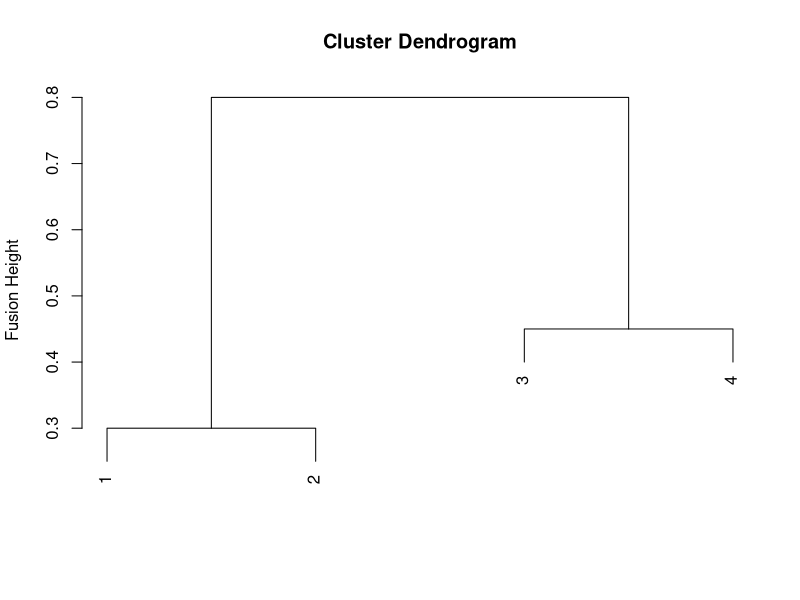
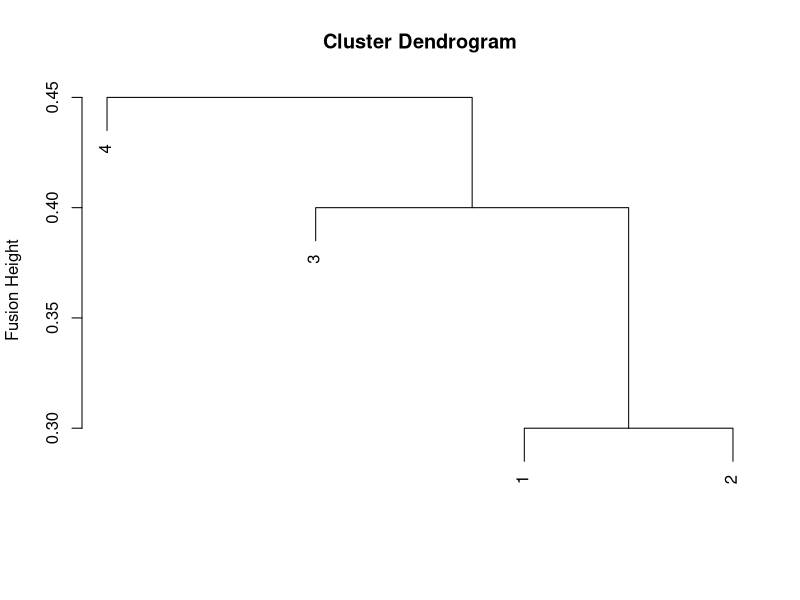
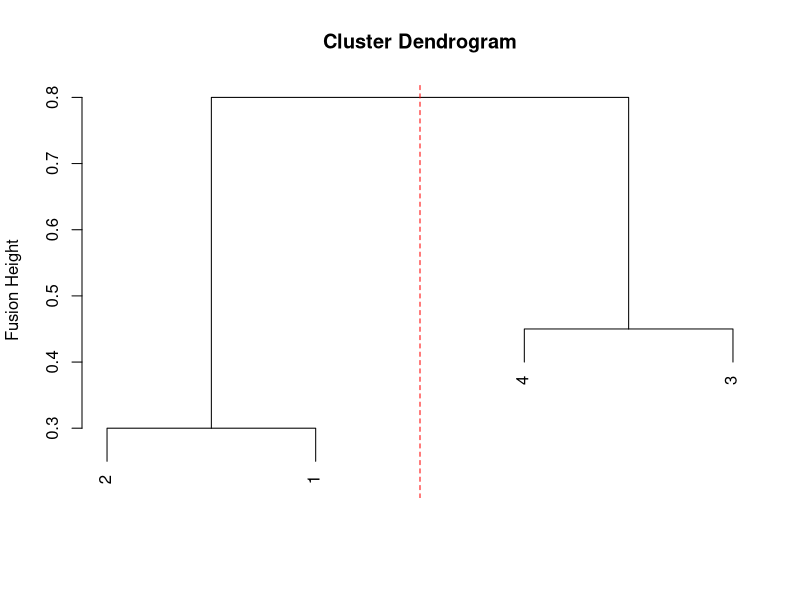
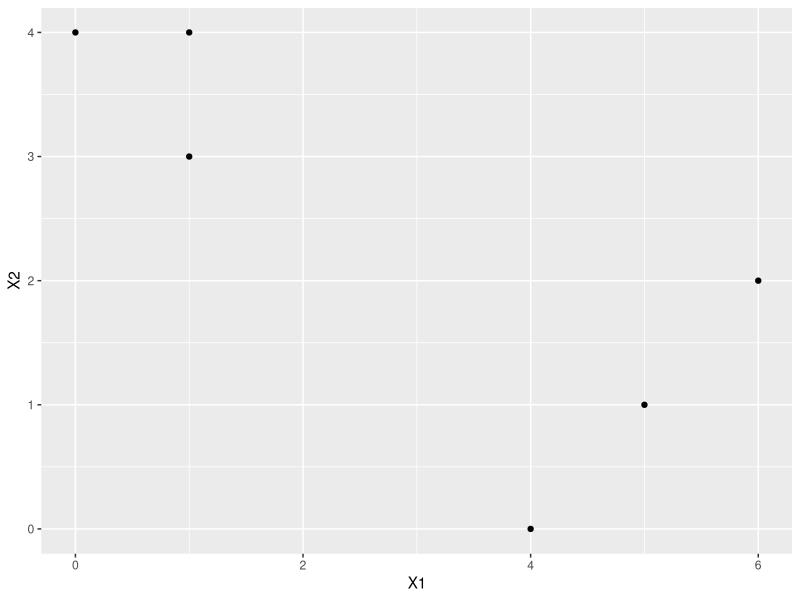
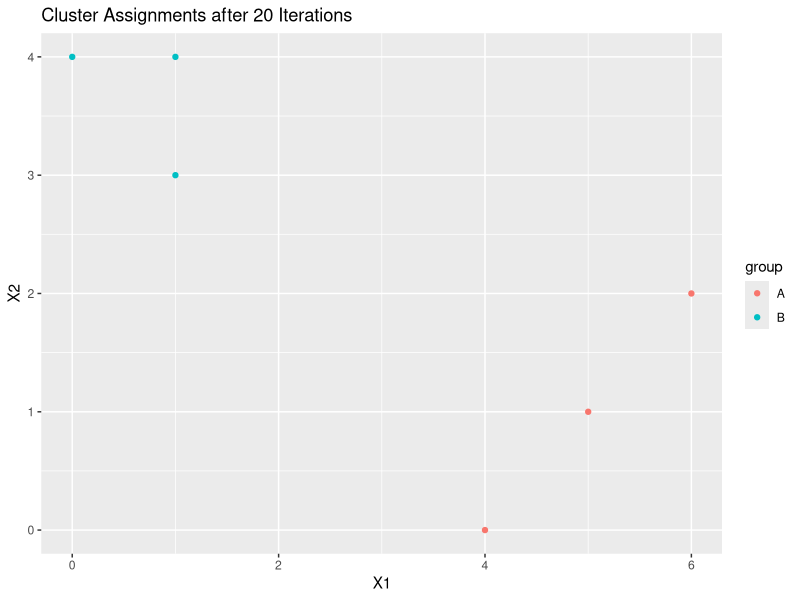
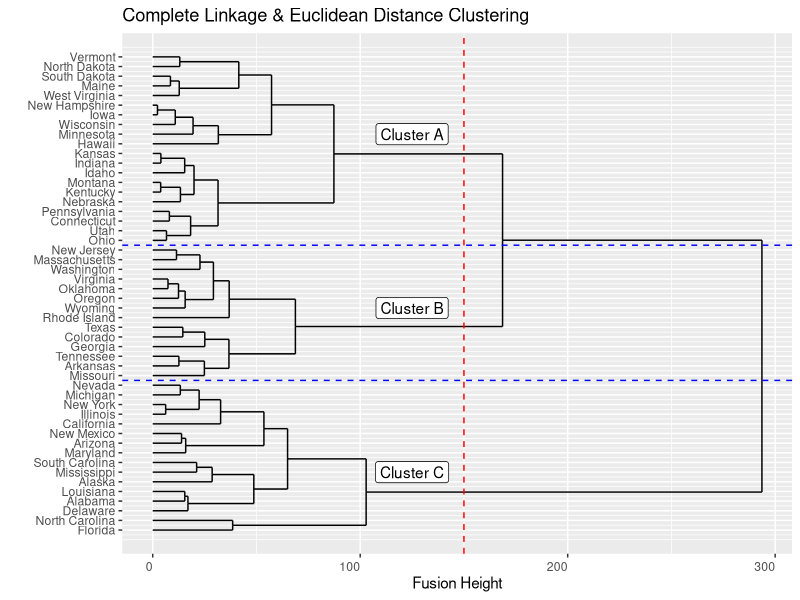
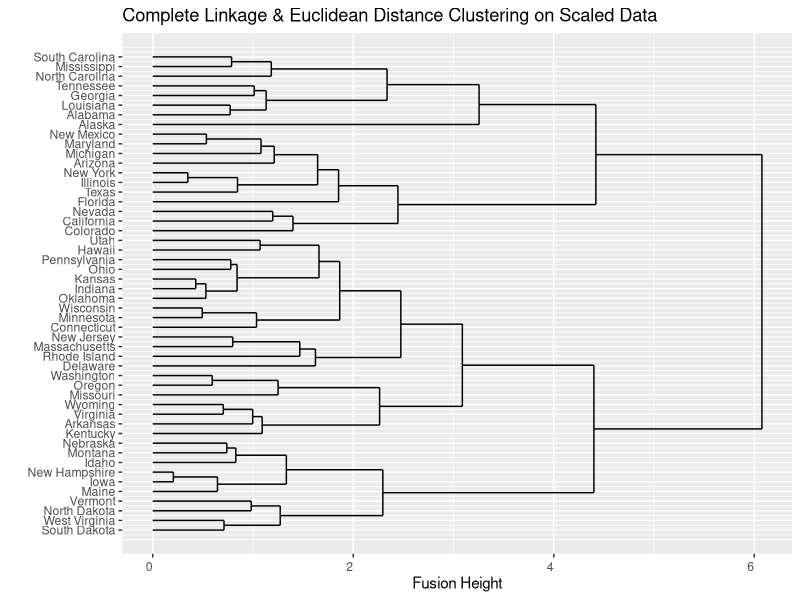

These charts were generated, in order, by the following R code:
## ---- chunk 1
x <- matrix(c(0, 0.3, 0.4, 0.7,
              0.3, 0, 0.5, 0.8,
              0.4, 0.5, 0, 0.45,
              0.7, 0.8, 0.45, 0), ncol = 4, nrow = 4)

plot(hclust(as.dist(x), method = 'complete'),
     xlab = "",
     sub = "",
     ylab = "Fusion Height")
## ---- chunk 2
plot(hclust(as.dist(x), method = 'single'),
     xlab = "",
     sub = "",
     ylab = "Fusion Height")
## ---- chunk 3
plot(hclust(as.dist(x), method = 'complete'),
     xlab = "",
     sub = "",
     ylab = "Fusion Height", labels = c(2,1,4,3))
abline(v = 2.5, col = 'red', lty = 2)
## ---- chunk 4
suppressPackageStartupMessages(library(ggplot2))
df <- data.frame(x1 = c(1,1,0,5,6,4),
                 x2 = c(4,3,4,1,2,0))
qplot(df$x1, df$x2, xlab = 'X1', ylab = 'X2')
## ---- chunk 5
suppressPackageStartupMessages(library(knitr))
df$group <- sample(c('A','B'), 6, replace = TRUE)
knitr::kable(df, caption = 'Sample Data with Group Assignments')
## ---- chunk 6
group.a <- subset(df, group == 'A')
group.b <- subset(df, group == 'B')

# centroid calculation
calculate.centroid <- function(df, variables=c('x1','x2')) {
    
    coordinates <- NULL
    
    for (variable in variables) {
        column.mean <- mean(df[, variable])
        coordinates <- c(column.mean, coordinates)
    }
    
    return(coordinates)
}
group.a.centroid <- calculate.centroid(group.a)
group.b.centroid <- calculate.centroid(group.b)
print(paste("Group A centroid at coordinates",
            round(group.a.centroid[1], 2), 'and', round(group.a.centroid[2], 2)))
print(paste("Group B centroid at coordinates",
            round(group.b.centroid[1], 2), 'and', round(group.b.centroid[2], 2)))
## ---- chunk 7
centroid.matrix <- matrix(c(group.a.centroid, group.b.centroid),
                            nrow = 2, 
                            ncol = 2)

reassign.cluster <- function(df,
                             col.idx=c(1,2),
                             cluster.column='group',
                             cluster.labels=c('A','B'),
                             centroids=centroid.matrix) {
    
    df.matrix <- as.matrix(df[, col.idx])

    updated.labels <- NULL
    for (i in 1:dim(df.matrix)[1]) {

        sqr.manhattan.dist <- (df.matrix[i, ] - centroids)^2
        euclidean.dist <- sqrt(colSums(sqr.manhattan.dist))
        closest.centroid <- which.min(euclidean.dist)
        updated.labels <- c(updated.labels, cluster.labels[closest.centroid])

    }
    
    return(data.frame(df.matrix, group = updated.labels))

}
updated.df <- reassign.cluster(df)
knitr::kable(updated.df, caption = "Sample Data After One Reassignment Iteration")
## ---- chunk 8
for (i in 1:20) {
    # split data
    group.a <- subset(df, group == 'A')
    group.b <- subset(df, group == 'B')
    
    # recalculate centroid
    group.a.centroid <- calculate.centroid(group.a)
    group.b.centroid <- calculate.centroid(group.b)
    
    # create centroid matrix
    centroid.matrix <- matrix(c(group.a.centroid, group.b.centroid), nrow = 2, ncol = 2)
    
    # re-assign group labels
    df <- reassign.cluster(df)
}
## ---- chunk 9
ggplot(df, aes(x = x1, y = x2, color = group)) +
    geom_point() +
    xlab('X1') +
    ylab('X2') +
    ggtitle('Cluster Assignments after 20 Iterations')
## ---- chunk 10
set.seed(10000)
control <- matrix(rnorm(1000*50), nrow = 50, ncol = 1000)
treatment <- matrix(rnorm(1000*50), nrow = 50, ncol = 1000)

df <- data.frame(rbind(control, treatment))
df$group <- sample(c('Control','Treatment'), 100, replace = TRUE)

genes <- colnames(df)
genes <- genes[1:length(genes) - 1]
p.values <- NULL
for (gene in genes) {
    result <- t.test(df[df$group == 'Control', gene], df[df$group != 'Control', gene])
    p.values <- c(p.values, result$p.value)
}

results.df <- data.frame(Gene = genes,
                         PValue = p.values)
results.df <- results.df[order(results.df$PValue),]
results.df$Rank <- seq(1, 1000, 1)
rownames(results.df) <- results.df$Rank

total.tests <- length(genes)
fdr <-  0.25

results.df$BHValue <- results.df$Rank / total.tests * fdr
results.df$Significant <- ifelse(results.df$PValue < results.df$BHValue, 1, 0)
knitr::kable(head(results.df),
             caption = 'Top Statistical Tests Results: Control vs. Treatment')
## ---- chunk 11
df <- USArrests
scaled.df <- t(scale(t(df)))
euc.df.scale <- as.matrix(dist(scaled.df))
# using the transpose to perform a row-wise correlation as opposed to column-wise correlation
cor.df <- cor(t(scaled.df))

constant <- (euc.df.scale^2) / (1 - cor.df)
knitr::kable(constant[1:5,1:5],
             caption = "$(1 - Cor(x_i, y_i)) = Dist(x_i, y_i)^2 * Constant$")
## ---- chunk 12
scaled.df <- scale(USArrests)
pca <- prcomp(scaled.df)
pve <-  pca$sdev^2 / sum(pca$sdev^2)
## ---- chunk 13
# total variance in X
total.var <- 0
len <- dim(scaled.df)[1]
for (i in 1:dim(scaled.df)[2]) {
    col.var <- sum(scaled.df[,i]^2)
    total.var <- total.var + col.var
}

transformed.df <- scaled.df %*% pca$rotation
manual.pve <- NULL
for (i in 1:dim(transformed.df)[2]){
    col.var <- sum(transformed.df[,i]^2)
    manual.pve <- c(manual.pve, col.var/total.var)
}
knitr::kable(data.frame(PrincipalComponent = 1:4,
                        AutomaticPVE = pve,
                        ManualPVE = manual.pve),
             caption = 'Proportion of Variance Explained')
## ---- chunk 14
df <- USArrests
complete <- hclust(dist(df), method = 'complete')
## ---- chunk 15
suppressPackageStartupMessages(library(ggdendro))

label.df <- data.frame(labels = c('Cluster C','Cluster B','Cluster A'),
                       x = c(7, 24, 42),
                       y = (rep(125, 3)))

ggdendrogram(complete, rotate = TRUE, theme_dendro = FALSE) +
    geom_hline(yintercept = 150, col = 'red', lty = 2) +
    geom_vline(xintercept = 16.5, col = 'blue', lty = 2) +
    geom_vline(xintercept = 30.5, col = 'blue', lty = 2) +
    geom_label(data = label.df, aes(x = x, y = y, label = labels)) +
    ggtitle("Complete Linkage & Euclidean Distance Clustering") +
    xlab('') +
    ylab('Fusion Height')

clusters <- cutree(complete, 3)
clusters
## ---- chunk 16
complete.scaled <- hclust(dist(scale(df)), method = 'complete')
## ---- chunk 17
ggdendrogram(complete.scaled, rotate = TRUE, theme_dendro = FALSE) +
    ggtitle("Complete Linkage & Euclidean Distance Clustering on Scaled Data") +
    xlab('') +
    ylab('Fusion Height')
